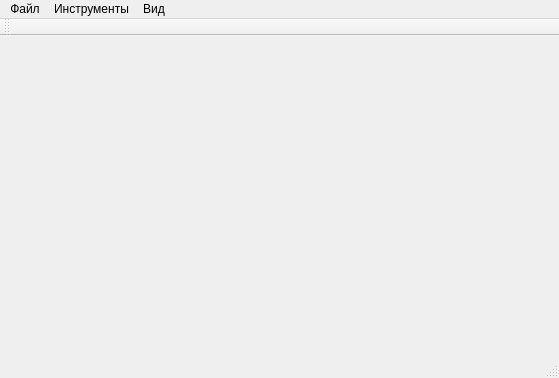
<?xml version="1.0" encoding="UTF-8"?>
<ui version="4.0">
 <class>mapAppMainClass</class>
 <widget class="QMainWindow" name="mapAppMainClass">
    <property name="geometry">
   <rect>
    <x>0</x>
    <y>0</y>
    <width>559</width>
    <height>378</height>
   </rect>
  </property>
  <property name="windowTitle">
   <string>MainWindow</string>
  </property>
  <widget class="QWidget" name="centralWidget">
   <layout class="QHBoxLayout" name="horizontalLayout"/>
  </widget>
  <widget class="QMenuBar" name="menuBar">
   <property name="geometry">
    <rect>
     <x>0</x>
     <y>0</y>
     <width>559</width>
     <height>21</height>
    </rect>
   </property>
   <widget class="QMenu" name="menu">
    <property name="title">
     <string>Файл</string>
    </property>
    <addaction name="OpenImage"/>
   </widget>
   <widget class="QMenu" name="menu_2">
    <property name="title">
     <string>Инструменты</string>
    </property>
    <addaction name="LayersEditor"/>
    <addaction name="SharpenAction"/>
   </widget>
   <widget class="QMenu" name="menu_3">
    <property name="title">
     <string>Вид</string>
    </property>
    <addaction name="ZoomIn"/>
    <addaction name="ZoomOut"/>
    <addaction name="FitImage"/>
   </widget>
   <addaction name="menu"/>
   <addaction name="menu_2"/>
   <addaction name="menu_3"/>
  </widget>
  <widget class="QToolBar" name="mainToolBar">
   <attribute name="toolBarArea">
    <enum>TopToolBarArea</enum>
   </attribute>
   <attribute name="toolBarBreak">
    <bool>false</bool>
   </attribute>
  </widget>
  <widget class="QStatusBar" name="statusBar"/>
  <action name="OpenImage">
   <property name="text">
    <string>&amp;Открыть изображение...</string>
   </property>
  </action>
  <action name="ZoomIn">
   <property name="text">
    <string>Zoom in</string>
   </property>
   <property name="shortcut">
    <string>Ctrl+=</string>
   </property>
  </action>
  <action name="ZoomOut">
   <property name="text">
    <string>Zoom out</string>
   </property>
   <property name="shortcut">
    <string>Ctrl+-</string>
   </property>
  </action>
  <action name="SharpenAction">
   <property name="text">
    <string>Увеличить резкость</string>
   </property>
  </action>
  <action name="LayersEditor">
   <property name="text">
    <string>Редактор слоев</string>
   </property>
  </action>
  <action name="FitImage">
   <property name="text">
    <string>Fit Image</string>
   </property>
  </action>
 </widget>
 <layoutdefault spacing="6" margin="11"/>
 <resources/>
 <connections/>
</ui>
